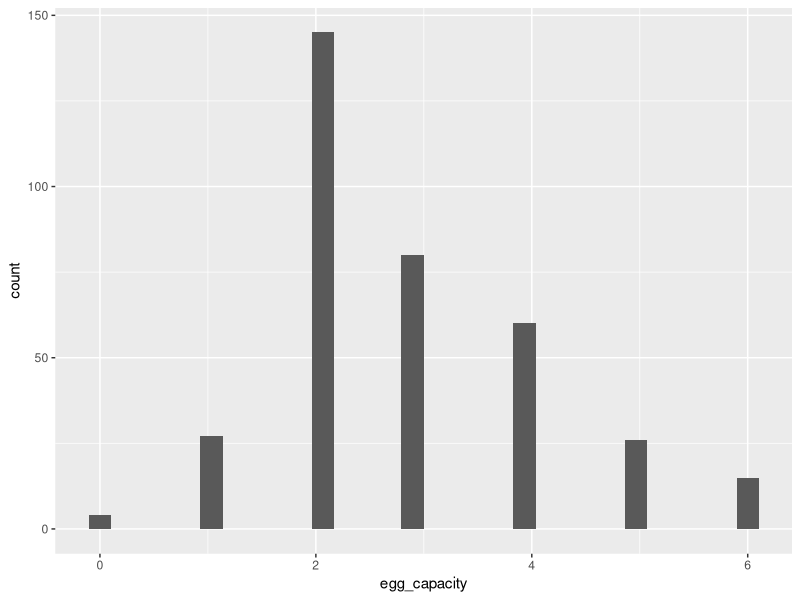
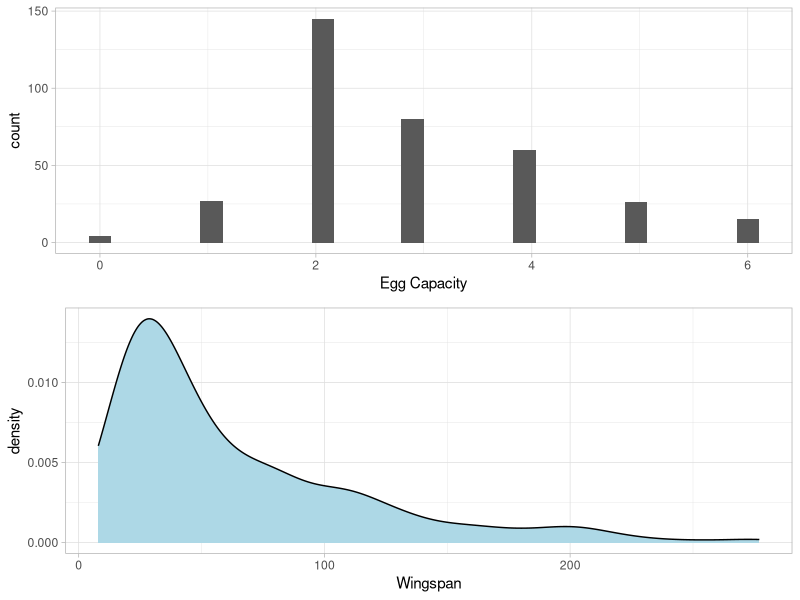
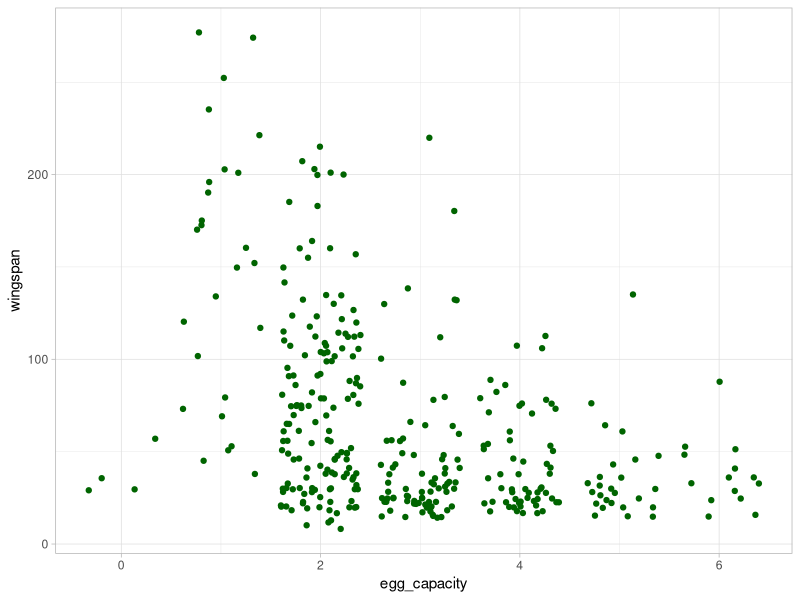
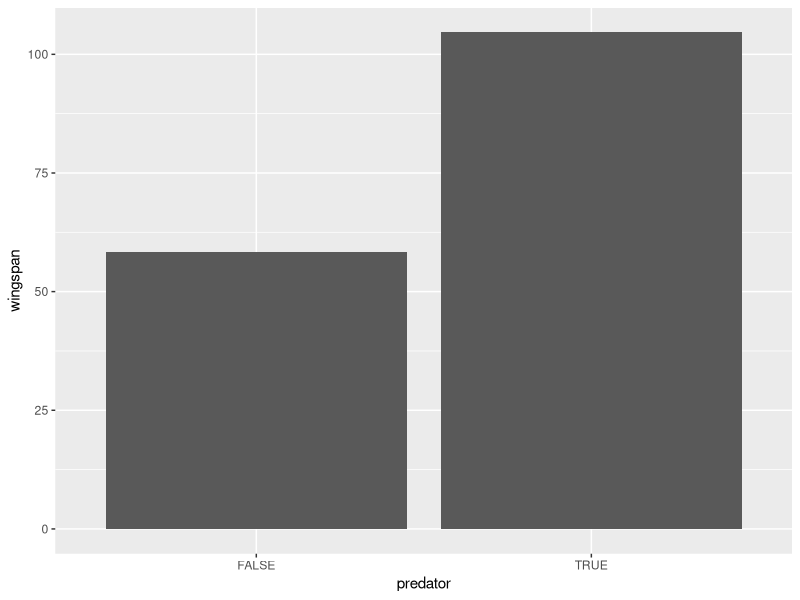
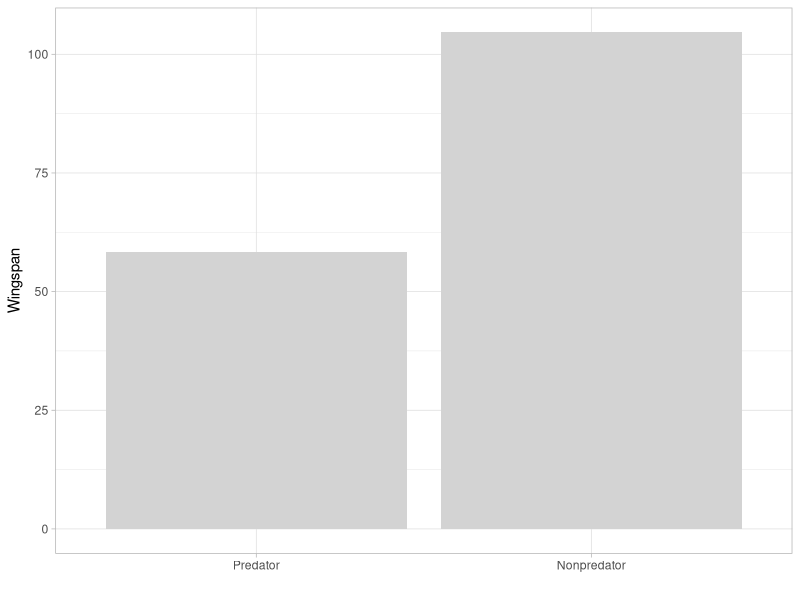
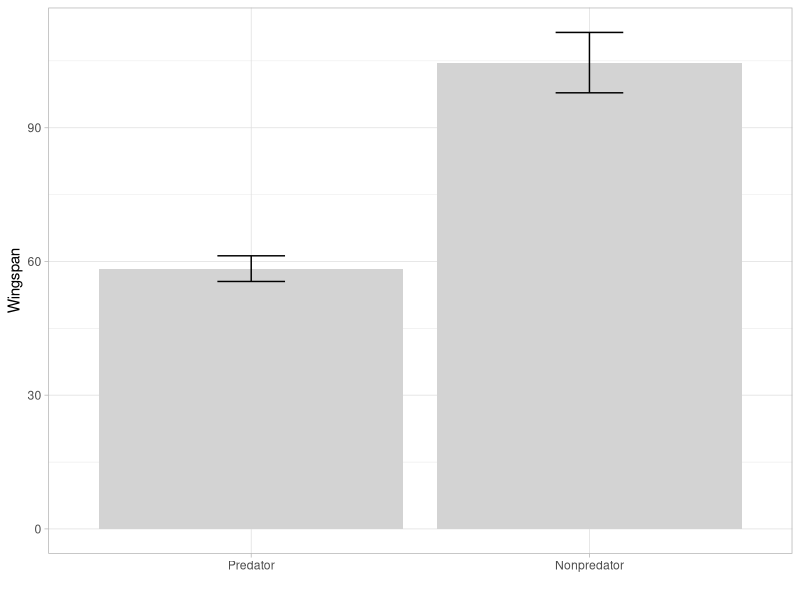
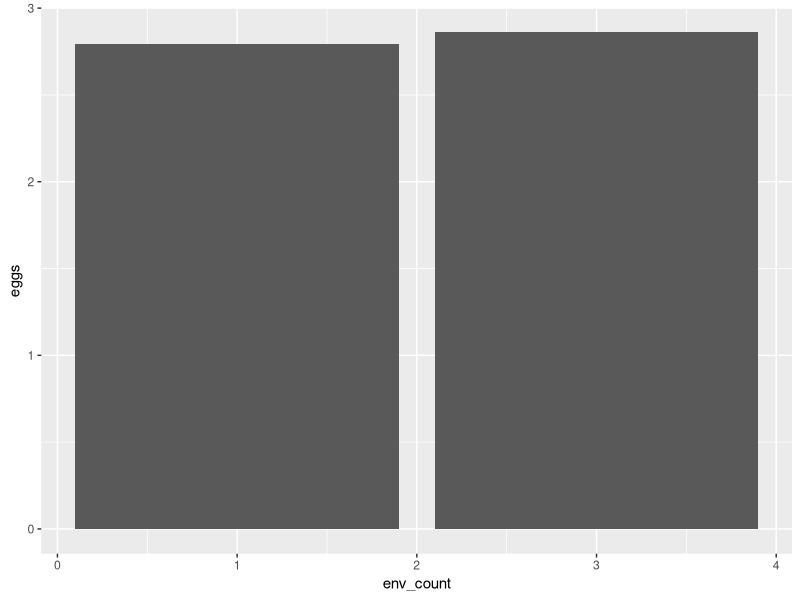
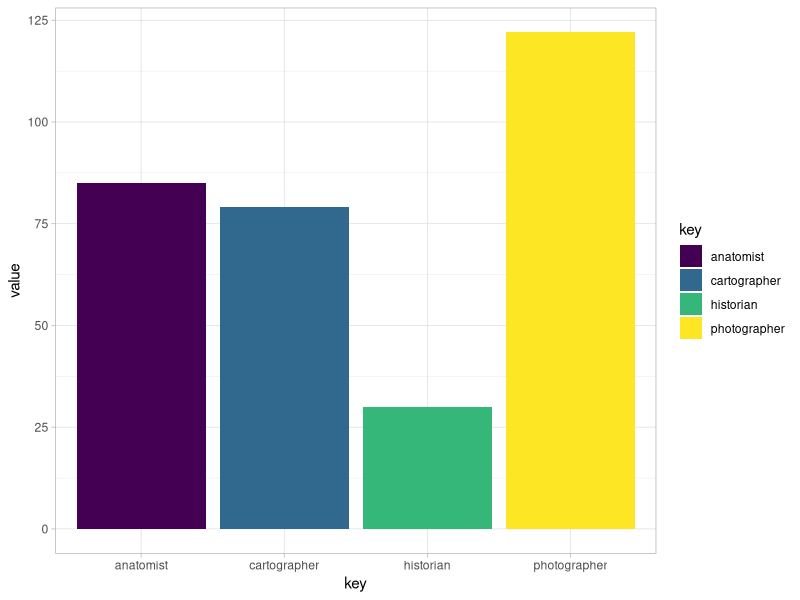

Reproduce these figures in R, in order.
setwd(r"{C:\Users\salba\Documents\Big Data Club\R For Data Analysis}")

### Load the Tidyverse
# install.packages("tidyverse")
library(tidyverse)

#Also load a personal favorite - gridExtra
library(gridExtra)

### Read in the data ###

#Readr

df <- read_csv("birds.csv")

#View the dataframe - you can also use the environment tab
head(df)

#View the columns
colnames(df)

#Summarize the attributes
summary(df)

### Investigate a question: How are the main numeric variables, egg_capacity and wingspan, distributed? ###

#Use a basic geom from ggplot2

ggplot(df) + geom_histogram(aes(x = egg_capacity))

#Try a fancier plot, maybe with both attributes using grid.arrange?
p1 <- ggplot(df) + 
  geom_histogram(aes(x = egg_capacity)) + 
  xlab("Egg Capacity") + 
  theme_light()

p2 <- ggplot(df) + 
  geom_density(aes(x = wingspan), fill = "lightblue") + 
  xlab("Wingspan") + 
  theme_light()

grid.arrange(p1, p2)

ggplot(df) + geom_jitter(aes(x = egg_capacity, y = wingspan), color = "darkgreen") + theme_light()
  

### Question: What is the average wingspan for predators compared to nonpredators?

# Make sure to remove NA values using tidyr, and use dplyr to group and summarize

pred_vs_nonpred <- df %>% 
  drop_na(wingspan) %>% 
  drop_na(predator) %>%
  group_by(predator) %>% 
  summarize(wingspan = mean(wingspan))

ggplot(pred_vs_nonpred) + geom_col(aes(x = predator, y = wingspan))

#Let's make this plot fancier
ggplot(pred_vs_nonpred) + geom_col(aes(x = predator, y = wingspan), fill = "lightgray") +
  scale_x_discrete(labels = c("Predator","Nonpredator")) +
  xlab("") +
  ylab("Wingspan") +
  theme_light()

#Let's add some error bars. Keep in mind when using multiple values in summarize, variables can be overridden
pred_vs_nonpred <- df %>% drop_na(wingspan) %>% drop_na(predator) %>% group_by(predator) %>% summarize(Wingspan = mean(wingspan), se = sd(wingspan) / sqrt(n()))

ggplot(pred_vs_nonpred) + geom_col(aes(x = predator, y = Wingspan), fill = "lightgray") + 
  geom_errorbar(aes(x = predator, ymin = Wingspan - se, ymax = Wingspan + se), width = 0.2) +
  scale_x_discrete(labels = c("Predator","Nonpredator")) +
  xlab("") +
  theme_light()

#Then we can run a statistical test to compare
t.test(filter(df, predator)$wingspan, filter(df, !predator)$wingspan)

### Question: What is the difference in egg size between the terrain types?

cats <- df %>% select(common_name, scientific_name, egg_capacity, forest, grassland, wetland)

#Let's make sure these categories are mutually exclusive

cats %>% mutate(mutual = (forest + grassland + wetland) > 1) %>% filter(mutual)

#They are not. So let's compare single-environment birds to multi-environment, ignoring two-environment

cats <- cats %>% mutate(env_count = (forest + grassland + wetland)) %>% filter(env_count != 2)
cats_gb <- cats %>% drop_na(egg_capacity) %>% group_by(env_count) %>% summarize(eggs = mean(egg_capacity))

ggplot(cats_gb) + geom_col(aes(x = env_count, y = eggs))

### Suppose we want a count of the logical variables. How can we do this?

roles <- df %>% select(anatomist, cartographer, historian, photographer) %>% 
  summarize(anatomist = sum(anatomist), cartographer = sum(cartographer), historian = sum(historian), photographer = sum(photographer)) %>%
  gather()


ggplot(roles) + geom_col(aes(x = key, y = value, fill = key)) + scale_fill_viridis_d() + theme_light()
